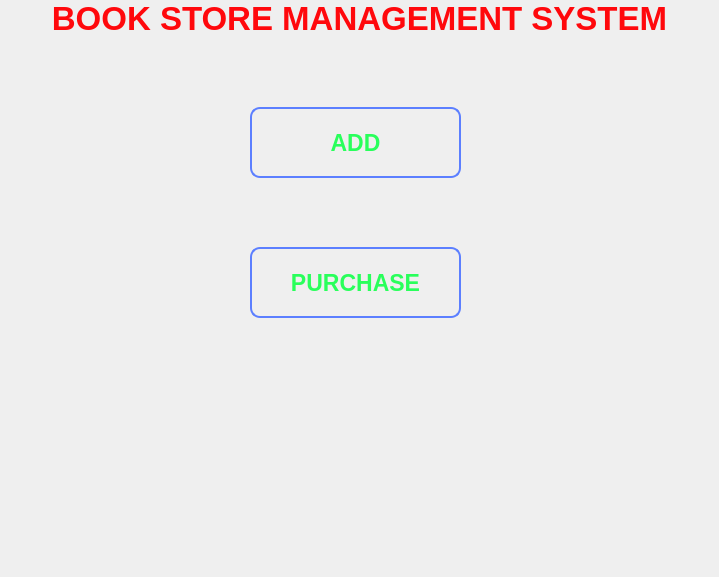
<?xml version="1.0" encoding="UTF-8"?>
<ui version="4.0">
 <class>MainWindow</class>
 <widget class="QMainWindow" name="MainWindow">
  <property name="geometry">
   <rect>
    <x>0</x>
    <y>0</y>
    <width>719</width>
    <height>452</height>
   </rect>
  </property>
  <property name="windowTitle">
   <string>MainWindow</string>
  </property>
  <widget class="QWidget" name="centralwidget">
   <property name="styleSheet">
    <string notr="true">background-color: qconicalgradient(cx:0.5, cy:0.5, angle:0, stop:0 rgba(12, 169, 186, 255), stop:0.16 rgba(47, 136, 84, 255), stop:0.225 rgba(117, 166, 166, 255), stop:0.285 rgba(74, 114, 204, 255), stop:0.345 rgba(102, 126, 235, 255), stop:0.415 rgba(112, 245, 164, 255), stop:0.52 rgba(209, 115, 76, 255), stop:0.57 rgba(187, 178, 149, 255), stop:0.625698 rgba(93, 42, 168, 255), stop:0.695 rgba(182, 48, 202, 255), stop:0.75 rgba(86, 193, 218, 255), stop:0.815 rgba(208, 176, 205, 255), stop:0.88 rgba(160, 62, 187, 255), stop:0.935 rgba(7, 137, 65, 255), stop:1 rgba(35, 40, 3, 255));</string>
   </property>
   <layout class="QVBoxLayout" name="verticalLayout">
    <property name="spacing">
     <number>0</number>
    </property>
    <property name="leftMargin">
     <number>0</number>
    </property>
    <property name="topMargin">
     <number>0</number>
    </property>
    <property name="rightMargin">
     <number>0</number>
    </property>
    <property name="bottomMargin">
     <number>0</number>
    </property>
    <item>
     <widget class="QLabel" name="label">
      <property name="font">
       <font>
        <pointsize>25</pointsize>
        <bold>true</bold>
       </font>
      </property>
      <property name="styleSheet">
       <string notr="true">color: rgb(255, 8, 12);
</string>
      </property>
      <property name="text">
       <string>BOOK STORE MANAGEMENT SYSTEM</string>
      </property>
      <property name="alignment">
       <set>Qt::AlignmentFlag::AlignCenter</set>
      </property>
     </widget>
    </item>
    <item>
     <widget class="QWidget" name="widget" native="true">
      <property name="minimumSize">
       <size>
        <width>0</width>
        <height>540</height>
       </size>
      </property>
      <widget class="QPushButton" name="pushButton">
       <property name="geometry">
        <rect>
         <x>250</x>
         <y>70</y>
         <width>211</width>
         <height>71</height>
        </rect>
       </property>
       <property name="font">
        <font>
         <pointsize>17</pointsize>
         <bold>true</bold>
        </font>
       </property>
       <property name="styleSheet">
        <string notr="true">QPushButton{
color: rgb(41, 255, 91);
border-radius: 10px;
border: 2px solid #5c7fff;
}

QPushButton:hover{
color: rgb(255, 48, 138);
border-radius: 10px;
border: 4px solid #ff582e;
}

QPushButton:pressed{
color: rgb(0, 0, 127);
border-radius: 10px;
border: 4px solid  rgb(0, 0, 127);
}
</string>
       </property>
       <property name="text">
        <string>ADD</string>
       </property>
      </widget>
      <widget class="QPushButton" name="pushButton_2">
       <property name="geometry">
        <rect>
         <x>250</x>
         <y>210</y>
         <width>211</width>
         <height>71</height>
        </rect>
       </property>
       <property name="font">
        <font>
         <pointsize>17</pointsize>
         <bold>true</bold>
        </font>
       </property>
       <property name="styleSheet">
        <string notr="true">QPushButton{
color: rgb(41, 255, 91);
border-radius: 10px;
border: 2px solid #5c7fff;
}

QPushButton:hover{
color: rgb(255, 48, 138);
border-radius: 10px;
border: 4px solid #ff582e;
}

QPushButton:pressed{
color: rgb(0, 0, 127);
border-radius: 10px;
border: 4px solid  rgb(0, 0, 127);
}
</string>
       </property>
       <property name="text">
        <string>PURCHASE</string>
       </property>
      </widget>
     </widget>
    </item>
   </layout>
  </widget>
 </widget>
 <resources/>
 <connections/>
</ui>
